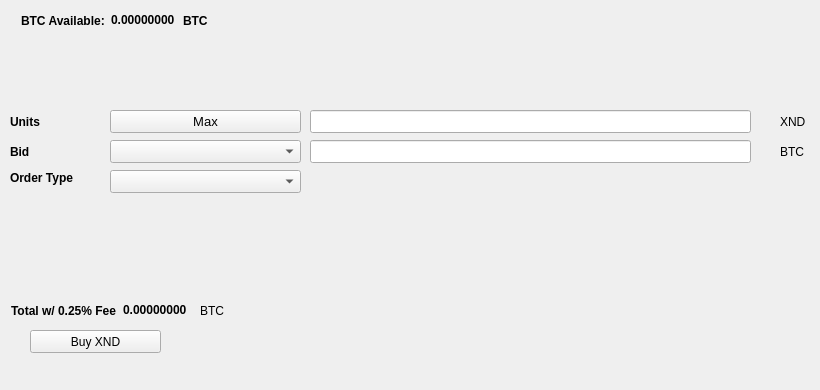
   <widget class="QWidget" name="BuyTab">
    <attribute name="title">
     <string>Buy</string>
    </attribute>
    <widget class="QPushButton" name="BuyXND">
     <property name="geometry">
      <rect>
       <x>30</x>
       <y>330</y>
       <width>131</width>
       <height>23</height>
      </rect>
     </property>
     <property name="text">
      <string>Buy XND</string>
     </property>
     <property name="icon">
      <iconset resource="../xinard.qrc">
       <normaloff>:/icons/bitcoin</normaloff>:/icons/bitcoin</iconset>
     </property>
    </widget>
    <widget class="QLabel" name="label_3">
     <property name="geometry">
      <rect>
       <x>10</x>
       <y>110</y>
       <width>46</width>
       <height>23</height>
      </rect>
     </property>
     <property name="font">
      <font>
       <weight>75</weight>
       <bold>true</bold>
      </font>
     </property>
     <property name="text">
      <string>Units</string>
     </property>
    </widget>
    <widget class="QLineEdit" name="UnitsInput">
     <property name="geometry">
      <rect>
       <x>310</x>
       <y>110</y>
       <width>441</width>
       <height>23</height>
      </rect>
     </property>
     <property name="font">
      <font>
       <pointsize>9</pointsize>
       <weight>75</weight>
       <bold>true</bold>
      </font>
     </property>
    </widget>
    <widget class="QLineEdit" name="BuyBidPriceEdit">
     <property name="geometry">
      <rect>
       <x>310</x>
       <y>140</y>
       <width>441</width>
       <height>23</height>
      </rect>
     </property>
     <property name="font">
      <font>
       <pointsize>9</pointsize>
       <weight>75</weight>
       <bold>true</bold>
      </font>
     </property>
    </widget>
    <widget class="QLabel" name="label_4">
     <property name="geometry">
      <rect>
       <x>780</x>
       <y>110</y>
       <width>31</width>
       <height>23</height>
      </rect>
     </property>
     <property name="text">
      <string>XND</string>
     </property>
    </widget>
    <widget class="QLabel" name="label_5">
     <property name="geometry">
      <rect>
       <x>780</x>
       <y>140</y>
       <width>31</width>
       <height>23</height>
      </rect>
     </property>
     <property name="text">
      <string>BTC</string>
     </property>
    </widget>
    <widget class="QLabel" name="label_6">
     <property name="geometry">
      <rect>
       <x>10</x>
       <y>140</y>
       <width>46</width>
       <height>23</height>
      </rect>
     </property>
     <property name="font">
      <font>
       <weight>75</weight>
       <bold>true</bold>
      </font>
     </property>
     <property name="text">
      <string>Bid</string>
     </property>
    </widget>
    <widget class="QLabel" name="label_7">
     <property name="geometry">
      <rect>
       <x>10</x>
       <y>170</y>
       <width>91</width>
       <height>16</height>
      </rect>
     </property>
     <property name="font">
      <font>
       <weight>75</weight>
       <bold>true</bold>
      </font>
     </property>
     <property name="text">
      <string>Order Type</string>
     </property>
    </widget>
    <widget class="QPushButton" name="Buy_Max_Amount">
     <property name="geometry">
      <rect>
       <x>110</x>
       <y>110</y>
       <width>191</width>
       <height>23</height>
      </rect>
     </property>
     <property name="font">
      <font>
       <pointsize>10</pointsize>
      </font>
     </property>
     <property name="text">
      <string>Max</string>
     </property>
    </widget>
    <widget class="QComboBox" name="BuyBidcomboBox">
     <property name="geometry">
      <rect>
       <x>110</x>
       <y>140</y>
       <width>191</width>
       <height>23</height>
      </rect>
     </property>
     <property name="font">
      <font>
       <pointsize>10</pointsize>
      </font>
     </property>
    </widget>
    <widget class="QComboBox" name="buyOrdertypeCombo">
     <property name="geometry">
      <rect>
       <x>110</x>
       <y>170</y>
       <width>191</width>
       <height>23</height>
      </rect>
     </property>
     <property name="font">
      <font>
       <pointsize>10</pointsize>
      </font>
     </property>
    </widget>
    <widget class="QWidget" name="layoutWidget1">
     <property name="geometry">
      <rect>
       <x>21</x>
       <y>11</y>
       <width>227</width>
       <height>19</height>
      </rect>
     </property>
     <layout class="QHBoxLayout" name="horizontalLayout_3">
      <item>
       <widget class="QLabel" name="label232">
        <property name="font">
         <font>
          <weight>75</weight>
          <bold>true</bold>
         </font>
        </property>
        <property name="text">
         <string>BTC Available:</string>
        </property>
       </widget>
      </item>
      <item>
       <widget class="QLabel" name="BtcAvailableLbl">
        <property name="palette">
         <palette>
          <active>
           <colorrole role="WindowText">
            <brush brushstyle="SolidPattern">
             <color alpha="255">
              <red>0</red>
              <green>0</green>
              <blue>0</blue>
             </color>
            </brush>
           </colorrole>
           <colorrole role="Button">
            <brush brushstyle="SolidPattern">
             <color alpha="255">
              <red>0</red>
              <green>170</green>
              <blue>0</blue>
             </color>
            </brush>
           </colorrole>
           <colorrole role="Light">
            <brush brushstyle="SolidPattern">
             <color alpha="255">
              <red>0</red>
              <green>255</green>
              <blue>0</blue>
             </color>
            </brush>
           </colorrole>
           <colorrole role="Midlight">
            <brush brushstyle="SolidPattern">
             <color alpha="255">
              <red>0</red>
              <green>212</green>
              <blue>0</blue>
             </color>
            </brush>
           </colorrole>
           <colorrole role="Dark">
            <brush brushstyle="SolidPattern">
             <color alpha="255">
              <red>0</red>
              <green>85</green>
              <blue>0</blue>
             </color>
            </brush>
           </colorrole>
           <colorrole role="Mid">
            <brush brushstyle="SolidPattern">
             <color alpha="255">
              <red>0</red>
              <green>113</green>
              <blue>0</blue>
             </color>
            </brush>
           </colorrole>
           <colorrole role="Text">
            <brush brushstyle="SolidPattern">
             <color alpha="255">
              <red>0</red>
              <green>170</green>
              <blue>0</blue>
             </color>
            </brush>
           </colorrole>
           <colorrole role="BrightText">
            <brush brushstyle="SolidPattern">
             <color alpha="255">
              <red>255</red>
              <green>255</green>
              <blue>255</blue>
             </color>
            </brush>
           </colorrole>
           <colorrole role="ButtonText">
            <brush brushstyle="SolidPattern">
             <color alpha="255">
              <red>0</red>
              <green>0</green>
              <blue>0</blue>
             </color>
            </brush>
           </colorrole>
           <colorrole role="Base">
            <brush brushstyle="SolidPattern">
             <color alpha="255">
              <red>255</red>
              <green>255</green>
              <blue>255</blue>
             </color>
            </brush>
           </colorrole>
           <colorrole role="Window">
            <brush brushstyle="SolidPattern">
             <color alpha="255">
              <red>0</red>
              <green>170</green>
              <blue>0</blue>
             </color>
            </brush>
           </colorrole>
           <colorrole role="Shadow">
            <brush brushstyle="SolidPattern">
             <color alpha="255">
              <red>0</red>
              <green>0</green>
              <blue>0</blue>
             </color>
            </brush>
           </colorrole>
           <colorrole role="AlternateBase">
            <brush brushstyle="SolidPattern">
             <color alpha="255">
              <red>127</red>
              <green>212</green>
              <blue>127</blue>
             </color>
            </brush>
           </colorrole>
           <colorrole role="ToolTipBase">
            <brush brushstyle="SolidPattern">
             <color alpha="255">
              <red>255</red>
              <green>255</green>
              <blue>220</blue>
             </color>
            </brush>
           </colorrole>
           <colorrole role="ToolTipText">
            <brush brushstyle="SolidPattern">
             <color alpha="255">
              <red>0</red>
              <green>0</green>
              <blue>0</blue>
             </color>
            </brush>
           </colorrole>
          </active>
          <inactive>
           <colorrole role="WindowText">
            <brush brushstyle="SolidPattern">
             <color alpha="255">
              <red>0</red>
              <green>0</green>
              <blue>0</blue>
             </color>
            </brush>
           </colorrole>
           <colorrole role="Button">
            <brush brushstyle="SolidPattern">
             <color alpha="255">
              <red>0</red>
              <green>170</green>
              <blue>0</blue>
             </color>
            </brush>
           </colorrole>
           <colorrole role="Light">
            <brush brushstyle="SolidPattern">
             <color alpha="255">
              <red>0</red>
              <green>255</green>
              <blue>0</blue>
             </color>
            </brush>
           </colorrole>
           <colorrole role="Midlight">
            <brush brushstyle="SolidPattern">
             <color alpha="255">
              <red>0</red>
              <green>212</green>
              <blue>0</blue>
             </color>
            </brush>
           </colorrole>
           <colorrole role="Dark">
            <brush brushstyle="SolidPattern">
             <color alpha="255">
              <red>0</red>
              <green>85</green>
              <blue>0</blue>
             </color>
            </brush>
           </colorrole>
           <colorrole role="Mid">
            <brush brushstyle="SolidPattern">
             <color alpha="255">
              <red>0</red>
              <green>113</green>
              <blue>0</blue>
             </color>
            </brush>
           </colorrole>
           <colorrole role="Text">
            <brush brushstyle="SolidPattern">
             <color alpha="255">
              <red>0</red>
              <green>170</green>
              <blue>0</blue>
             </color>
            </brush>
           </colorrole>
           <colorrole role="BrightText">
            <brush brushstyle="SolidPattern">
             <color alpha="255">
              <red>255</red>
              <green>255</green>
              <blue>255</blue>
             </color>
            </brush>
           </colorrole>
           <colorrole role="ButtonText">
            <brush brushstyle="SolidPattern">
             <color alpha="255">
              <red>0</red>
              <green>0</green>
              <blue>0</blue>
             </color>
            </brush>
           </colorrole>
           <colorrole role="Base">
            <brush brushstyle="SolidPattern">
             <color alpha="255">
              <red>255</red>
              <green>255</green>
              <blue>255</blue>
             </color>
            </brush>
           </colorrole>
           <colorrole role="Window">
            <brush brushstyle="SolidPattern">
             <color alpha="255">
              <red>0</red>
              <green>170</green>
              <blue>0</blue>
             </color>
            </brush>
           </colorrole>
           <colorrole role="Shadow">
            <brush brushstyle="SolidPattern">
             <color alpha="255">
              <red>0</red>
              <green>0</green>
              <blue>0</blue>
             </color>
            </brush>
           </colorrole>
           <colorrole role="AlternateBase">
            <brush brushstyle="SolidPattern">
             <color alpha="255">
              <red>127</red>
              <green>212</green>
              <blue>127</blue>
             </color>
            </brush>
           </colorrole>
           <colorrole role="ToolTipBase">
            <brush brushstyle="SolidPattern">
             <color alpha="255">
              <red>255</red>
              <green>255</green>
              <blue>220</blue>
             </color>
            </brush>
           </colorrole>
           <colorrole role="ToolTipText">
            <brush brushstyle="SolidPattern">
             <color alpha="255">
              <red>0</red>
              <green>0</green>
              <blue>0</blue>
             </color>
            </brush>
           </colorrole>
          </inactive>
          <disabled>
           <colorrole role="WindowText">
            <brush brushstyle="SolidPattern">
             <color alpha="255">
              <red>0</red>
              <green>85</green>
              <blue>0</blue>
             </color>
            </brush>
           </colorrole>
           <colorrole role="Button">
            <brush brushstyle="SolidPattern">
             <color alpha="255">
              <red>0</red>
              <green>170</green>
              <blue>0</blue>
             </color>
            </brush>
           </colorrole>
           <colorrole role="Light">
            <brush brushstyle="SolidPattern">
             <color alpha="255">
              <red>0</red>
              <green>255</green>
              <blue>0</blue>
             </color>
            </brush>
           </colorrole>
           <colorrole role="Midlight">
            <brush brushstyle="SolidPattern">
             <color alpha="255">
              <red>0</red>
              <green>212</green>
              <blue>0</blue>
             </color>
            </brush>
           </colorrole>
           <colorrole role="Dark">
            <brush brushstyle="SolidPattern">
             <color alpha="255">
              <red>0</red>
              <green>85</green>
              <blue>0</blue>
             </color>
            </brush>
           </colorrole>
           <colorrole role="Mid">
            <brush brushstyle="SolidPattern">
             <color alpha="255">
              <red>0</red>
              <green>113</green>
              <blue>0</blue>
             </color>
            </brush>
           </colorrole>
           <colorrole role="Text">
            <brush brushstyle="SolidPattern">
             <color alpha="255">
              <red>0</red>
              <green>85</green>
              <blue>0</blue>
             </color>
            </brush>
           </colorrole>
           <colorrole role="BrightText">
            <brush brushstyle="SolidPattern">
             <color alpha="255">
              <red>255</red>
              <green>255</green>
              <blue>255</blue>
             </color>
            </brush>
           </colorrole>
           <colorrole role="ButtonText">
            <brush brushstyle="SolidPattern">
             <color alpha="255">
              <red>0</red>
              <green>85</green>
              <blue>0</blue>
             </color>
            </brush>
           </colorrole>
           <colorrole role="Base">
            <brush brushstyle="SolidPattern">
             <color alpha="255">
              <red>0</red>
              <green>170</green>
              <blue>0</blue>
             </color>
            </brush>
           </colorrole>
           <colorrole role="Window">
            <brush brushstyle="SolidPattern">
             <color alpha="255">
              <red>0</red>
              <green>170</green>
              <blue>0</blue>
             </color>
            </brush>
           </colorrole>
           <colorrole role="Shadow">
            <brush brushstyle="SolidPattern">
             <color alpha="255">
              <red>0</red>
              <green>0</green>
              <blue>0</blue>
             </color>
            </brush>
           </colorrole>
           <colorrole role="AlternateBase">
            <brush brushstyle="SolidPattern">
             <color alpha="255">
              <red>0</red>
              <green>170</green>
              <blue>0</blue>
             </color>
            </brush>
           </colorrole>
           <colorrole role="ToolTipBase">
            <brush brushstyle="SolidPattern">
             <color alpha="255">
              <red>255</red>
              <green>255</green>
              <blue>220</blue>
             </color>
            </brush>
           </colorrole>
           <colorrole role="ToolTipText">
            <brush brushstyle="SolidPattern">
             <color alpha="255">
              <red>0</red>
              <green>0</green>
              <blue>0</blue>
             </color>
            </brush>
           </colorrole>
          </disabled>
         </palette>
        </property>
        <property name="font">
         <font>
          <weight>75</weight>
          <bold>true</bold>
         </font>
        </property>
        <property name="text">
         <string>0.00000000</string>
        </property>
        <property name="textInteractionFlags">
         <set>Qt::LinksAccessibleByMouse|Qt::TextSelectableByKeyboard|Qt::TextSelectableByMouse</set>
        </property>
       </widget>
      </item>
      <item>
       <widget class="QLabel" name="BtcAvailableLbl_2">
        <property name="font">
         <font>
          <weight>75</weight>
          <bold>true</bold>
         </font>
        </property>
        <property name="text">
         <string>BTC</string>
        </property>
       </widget>
      </item>
     </layout>
    </widget>
    <widget class="QWidget" name="layoutWidge2">
     <property name="geometry">
      <rect>
       <x>11</x>
       <y>301</y>
       <width>259</width>
       <height>19</height>
      </rect>
     </property>
     <layout class="QHBoxLayout" name="horizontalLayout_4">
      <item>
       <widget class="QLabel" name="label_9">
        <property name="font">
         <font>
          <weight>75</weight>
          <bold>true</bold>
         </font>
        </property>
        <property name="text">
         <string>Total w/ 0.25% Fee</string>
        </property>
       </widget>
      </item>
      <item>
       <widget class="QLabel" name="BuyCostLabel">
        <property name="palette">
         <palette>
          <active>
           <colorrole role="WindowText">
            <brush brushstyle="SolidPattern">
             <color alpha="255">
              <red>0</red>
              <green>0</green>
              <blue>0</blue>
             </color>
            </brush>
           </colorrole>
           <colorrole role="Button">
            <brush brushstyle="SolidPattern">
             <color alpha="255">
              <red>0</red>
              <green>170</green>
              <blue>0</blue>
             </color>
            </brush>
           </colorrole>
           <colorrole role="Light">
            <brush brushstyle="SolidPattern">
             <color alpha="255">
              <red>0</red>
              <green>255</green>
              <blue>0</blue>
             </color>
            </brush>
           </colorrole>
           <colorrole role="Midlight">
            <brush brushstyle="SolidPattern">
             <color alpha="255">
              <red>0</red>
              <green>212</green>
              <blue>0</blue>
             </color>
            </brush>
           </colorrole>
           <colorrole role="Dark">
            <brush brushstyle="SolidPattern">
             <color alpha="255">
              <red>0</red>
              <green>85</green>
              <blue>0</blue>
             </color>
            </brush>
           </colorrole>
           <colorrole role="Mid">
            <brush brushstyle="SolidPattern">
             <color alpha="255">
              <red>0</red>
              <green>113</green>
              <blue>0</blue>
             </color>
            </brush>
           </colorrole>
           <colorrole role="Text">
            <brush brushstyle="SolidPattern">
             <color alpha="255">
              <red>0</red>
              <green>170</green>
              <blue>0</blue>
             </color>
            </brush>
           </colorrole>
           <colorrole role="BrightText">
            <brush brushstyle="SolidPattern">
             <color alpha="255">
              <red>255</red>
              <green>255</green>
              <blue>255</blue>
             </color>
            </brush>
           </colorrole>
           <colorrole role="ButtonText">
            <brush brushstyle="SolidPattern">
             <color alpha="255">
              <red>0</red>
              <green>0</green>
              <blue>0</blue>
             </color>
            </brush>
           </colorrole>
           <colorrole role="Base">
            <brush brushstyle="SolidPattern">
             <color alpha="255">
              <red>255</red>
              <green>255</green>
              <blue>255</blue>
             </color>
            </brush>
           </colorrole>
           <colorrole role="Window">
            <brush brushstyle="SolidPattern">
             <color alpha="255">
              <red>0</red>
              <green>170</green>
              <blue>0</blue>
             </color>
            </brush>
           </colorrole>
           <colorrole role="Shadow">
            <brush brushstyle="SolidPattern">
             <color alpha="255">
              <red>0</red>
              <green>0</green>
              <blue>0</blue>
             </color>
            </brush>
           </colorrole>
           <colorrole role="AlternateBase">
            <brush brushstyle="SolidPattern">
             <color alpha="255">
              <red>127</red>
              <green>212</green>
              <blue>127</blue>
             </color>
            </brush>
           </colorrole>
           <colorrole role="ToolTipBase">
            <brush brushstyle="SolidPattern">
             <color alpha="255">
              <red>255</red>
              <green>255</green>
              <blue>220</blue>
             </color>
            </brush>
           </colorrole>
           <colorrole role="ToolTipText">
            <brush brushstyle="SolidPattern">
             <color alpha="255">
              <red>0</red>
              <green>0</green>
              <blue>0</blue>
             </color>
            </brush>
           </colorrole>
          </active>
          <inactive>
           <colorrole role="WindowText">
            <brush brushstyle="SolidPattern">
             <color alpha="255">
              <red>0</red>
              <green>0</green>
              <blue>0</blue>
             </color>
            </brush>
           </colorrole>
           <colorrole role="Button">
            <brush brushstyle="SolidPattern">
             <color alpha="255">
              <red>0</red>
              <green>170</green>
              <blue>0</blue>
             </color>
            </brush>
           </colorrole>
           <colorrole role="Light">
            <brush brushstyle="SolidPattern">
             <color alpha="255">
              <red>0</red>
              <green>255</green>
              <blue>0</blue>
             </color>
            </brush>
           </colorrole>
           <colorrole role="Midlight">
            <brush brushstyle="SolidPattern">
             <color alpha="255">
              <red>0</red>
              <green>212</green>
              <blue>0</blue>
             </color>
            </brush>
           </colorrole>
           <colorrole role="Dark">
            <brush brushstyle="SolidPattern">
             <color alpha="255">
              <red>0</red>
              <green>85</green>
              <blue>0</blue>
             </color>
            </brush>
           </colorrole>
           <colorrole role="Mid">
            <brush brushstyle="SolidPattern">
             <color alpha="255">
              <red>0</red>
              <green>113</green>
              <blue>0</blue>
             </color>
            </brush>
           </colorrole>
           <colorrole role="Text">
            <brush brushstyle="SolidPattern">
             <color alpha="255">
              <red>0</red>
              <green>170</green>
              <blue>0</blue>
             </color>
            </brush>
           </colorrole>
           <colorrole role="BrightText">
            <brush brushstyle="SolidPattern">
             <color alpha="255">
              <red>255</red>
              <green>255</green>
              <blue>255</blue>
             </color>
            </brush>
           </colorrole>
           <colorrole role="ButtonText">
            <brush brushstyle="SolidPattern">
             <color alpha="255">
              <red>0</red>
              <green>0</green>
              <blue>0</blue>
             </color>
            </brush>
           </colorrole>
           <colorrole role="Base">
            <brush brushstyle="SolidPattern">
             <color alpha="255">
              <red>255</red>
              <green>255</green>
              <blue>255</blue>
             </color>
            </brush>
           </colorrole>
           <colorrole role="Window">
            <brush brushstyle="SolidPattern">
             <color alpha="255">
              <red>0</red>
              <green>170</green>
              <blue>0</blue>
             </color>
            </brush>
           </colorrole>
           <colorrole role="Shadow">
            <brush brushstyle="SolidPattern">
             <color alpha="255">
              <red>0</red>
              <green>0</green>
              <blue>0</blue>
             </color>
            </brush>
           </colorrole>
           <colorrole role="AlternateBase">
            <brush brushstyle="SolidPattern">
             <color alpha="255">
              <red>127</red>
              <green>212</green>
              <blue>127</blue>
             </color>
            </brush>
           </colorrole>
           <colorrole role="ToolTipBase">
            <brush brushstyle="SolidPattern">
             <color alpha="255">
              <red>255</red>
              <green>255</green>
              <blue>220</blue>
             </color>
            </brush>
           </colorrole>
           <colorrole role="ToolTipText">
            <brush brushstyle="SolidPattern">
             <color alpha="255">
              <red>0</red>
              <green>0</green>
              <blue>0</blue>
             </color>
            </brush>
           </colorrole>
          </inactive>
          <disabled>
           <colorrole role="WindowText">
            <brush brushstyle="SolidPattern">
             <color alpha="255">
              <red>0</red>
              <green>85</green>
              <blue>0</blue>
             </color>
            </brush>
           </colorrole>
           <colorrole role="Button">
            <brush brushstyle="SolidPattern">
             <color alpha="255">
              <red>0</red>
              <green>170</green>
              <blue>0</blue>
             </color>
            </brush>
           </colorrole>
           <colorrole role="Light">
            <brush brushstyle="SolidPattern">
             <color alpha="255">
              <red>0</red>
              <green>255</green>
              <blue>0</blue>
             </color>
            </brush>
           </colorrole>
           <colorrole role="Midlight">
            <brush brushstyle="SolidPattern">
             <color alpha="255">
              <red>0</red>
              <green>212</green>
              <blue>0</blue>
             </color>
            </brush>
           </colorrole>
           <colorrole role="Dark">
            <brush brushstyle="SolidPattern">
             <color alpha="255">
              <red>0</red>
              <green>85</green>
              <blue>0</blue>
             </color>
            </brush>
           </colorrole>
           <colorrole role="Mid">
            <brush brushstyle="SolidPattern">
             <color alpha="255">
              <red>0</red>
              <green>113</green>
              <blue>0</blue>
             </color>
            </brush>
           </colorrole>
           <colorrole role="Text">
            <brush brushstyle="SolidPattern">
             <color alpha="255">
              <red>0</red>
              <green>85</green>
              <blue>0</blue>
             </color>
            </brush>
           </colorrole>
           <colorrole role="BrightText">
            <brush brushstyle="SolidPattern">
             <color alpha="255">
              <red>255</red>
              <green>255</green>
              <blue>255</blue>
             </color>
            </brush>
           </colorrole>
           <colorrole role="ButtonText">
            <brush brushstyle="SolidPattern">
             <color alpha="255">
              <red>0</red>
              <green>85</green>
              <blue>0</blue>
             </color>
            </brush>
           </colorrole>
           <colorrole role="Base">
            <brush brushstyle="SolidPattern">
             <color alpha="255">
              <red>0</red>
              <green>170</green>
              <blue>0</blue>
             </color>
            </brush>
           </colorrole>
           <colorrole role="Window">
            <brush brushstyle="SolidPattern">
             <color alpha="255">
              <red>0</red>
              <green>170</green>
              <blue>0</blue>
             </color>
            </brush>
           </colorrole>
           <colorrole role="Shadow">
            <brush brushstyle="SolidPattern">
             <color alpha="255">
              <red>0</red>
              <green>0</green>
              <blue>0</blue>
             </color>
            </brush>
           </colorrole>
           <colorrole role="AlternateBase">
            <brush brushstyle="SolidPattern">
             <color alpha="255">
              <red>0</red>
              <green>170</green>
              <blue>0</blue>
             </color>
            </brush>
           </colorrole>
           <colorrole role="ToolTipBase">
            <brush brushstyle="SolidPattern">
             <color alpha="255">
              <red>255</red>
              <green>255</green>
              <blue>220</blue>
             </color>
            </brush>
           </colorrole>
           <colorrole role="ToolTipText">
            <brush brushstyle="SolidPattern">
             <color alpha="255">
              <red>0</red>
              <green>0</green>
              <blue>0</blue>
             </color>
            </brush>
           </colorrole>
          </disabled>
         </palette>
        </property>
        <property name="font">
         <font>
          <weight>75</weight>
          <bold>true</bold>
         </font>
        </property>
        <property name="autoFillBackground">
         <bool>false</bool>
        </property>
        <property name="text">
         <string>0.00000000</string>
        </property>
        <property name="textInteractionFlags">
         <set>Qt::LinksAccessibleByMouse|Qt::TextSelectableByMouse</set>
        </property>
       </widget>
      </item>
      <item>
       <widget class="QLabel" name="label_10">
        <property name="font">
         <font>
          <weight>50</weight>
          <bold>false</bold>
         </font>
        </property>
        <property name="text">
         <string>BTC</string>
        </property>
       </widget>
      </item>
     </layout>
    </widget>
    <widget class="QLabel" name="label_24">
     <property name="geometry">
      <rect>
       <x>460</x>
       <y>300</y>
       <width>281</width>
       <height>81</height>
      </rect>
     </property>
     <property name="text">
      <string/>
     </property>
     <property name="pixmap">
      <pixmap>:/images/bittrex</pixmap>
     </property>
    </widget>
   </widget>
